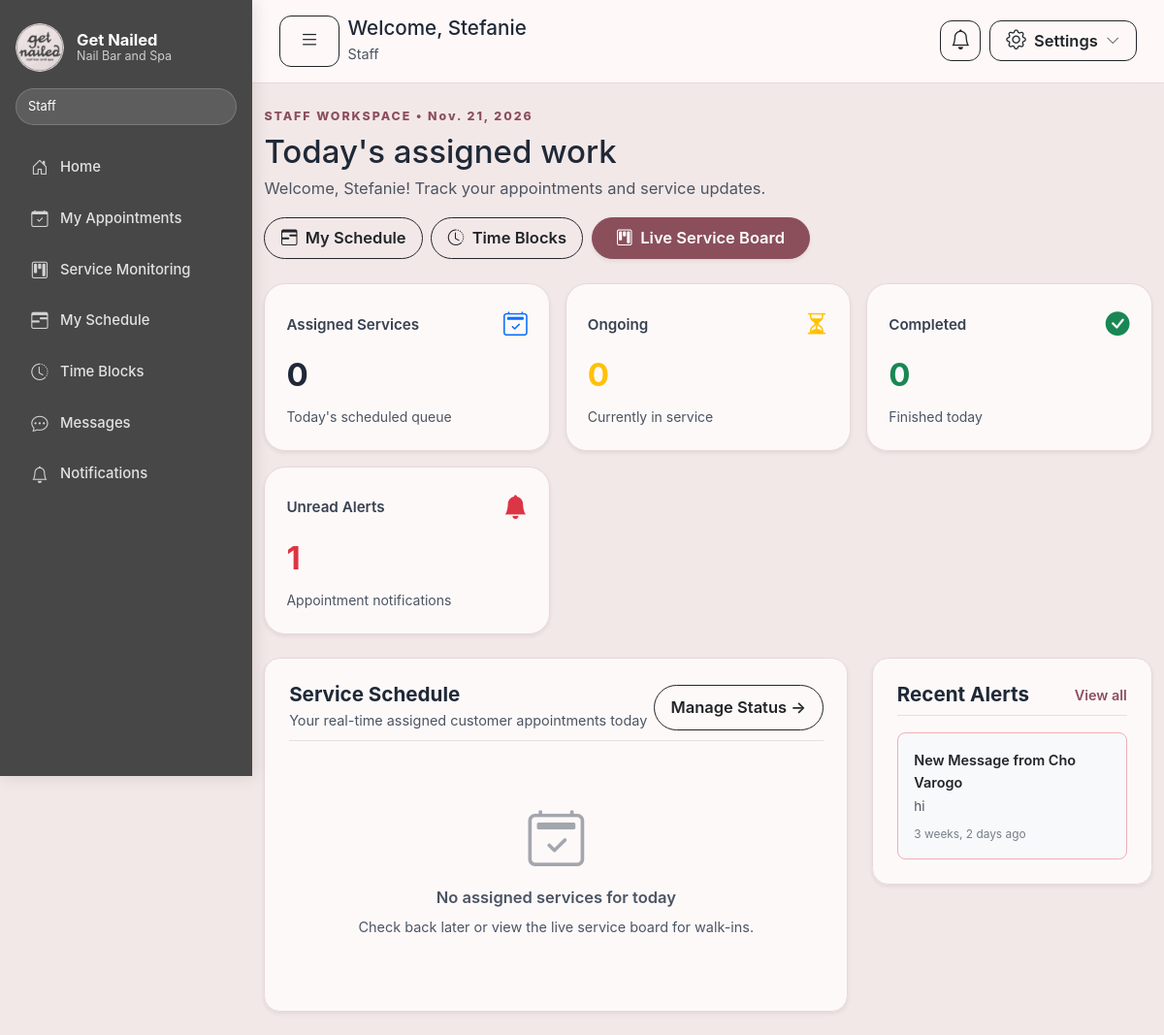
Screenshot of /dashboard/staff/ (signed in) with the database file from the repository.
### apps/accounts/models.py (models this page shows, shortened)
class User(AbstractUser):
    class Role(models.TextChoices):
        OWNER = "OWNER", "Owner / Manager"
        CASHIER = "CASHIER", "Cashier"
        STAFF = "STAFF", "Staff"
        CUSTOMER = "CUSTOMER", "Customer"
    email = models.EmailField("email address", unique=True)
    role = models.CharField(max_length=20, choices=Role.choices, default=Role.STAFF)
    phone_number = models.CharField(
        max_length=30,
        blank=True,
        validators=(validate_phone_number,),
    )
    is_active_staff_member = models.BooleanField(default=True)
    email_verified_at = models.DateTimeField(blank=True, null=True)
    is_locked = models.BooleanField(default=False)
    can_use_pos = models.BooleanField(default=False)
    can_manage_bookings = models.BooleanField(default=False)
    can_manage_customers = models.BooleanField(default=False)
    can_assign_services = models.BooleanField(default=False)
    objects = UserManager()
    USERNAME_FIELD = "email"
    REQUIRED_FIELDS = []
    class Meta:
        constraints = [
            models.UniqueConstraint(Lower("email"), name="accounts_user_email_ci_unique"),
        ]
    @property
    def is_owner(self):
        return self.role == self.Role.OWNER or self.is_superuser
    @property
    def is_cashier(self):
        return self.role == self.Role.CASHIER
    @property
    def is_service_staff(self):
        return self.role == self.Role.STAFF
    @property
    def is_customer(self):
        return self.role == self.Role.CUSTOMER

### apps/notifications/models.py (models this page shows, shortened)
class Notification(models.Model):
    class EventType(models.TextChoices):
        NEW = "NEW", "New appointment"
        APPROVED = "APPROVED", "Appointment approved"
        REJECTED = "REJECTED", "Appointment rejected"
        RESCHEDULED = "RESCHEDULED", "Appointment rescheduled"
        CANCELLED = "CANCELLED", "Appointment cancelled"
        REMINDER = "REMINDER", "Booking reminder"
        NO_SHOW_ALERT = "NO_SHOW_ALERT", "Late / No-show alert"
        MESSAGE = "MESSAGE", "Direct message"
    recipient = models.ForeignKey(
        settings.AUTH_USER_MODEL,
        on_delete=models.CASCADE,
        related_name="notifications",
    )
    appointment = models.ForeignKey(
        "bookings.Appointment",
        on_delete=models.CASCADE,
        related_name="notifications",
        blank=True,
        null=True,
    )
    event_type = models.CharField(max_length=20, choices=EventType.choices)
    title = models.CharField(max_length=160)
    message = models.CharField(max_length=500)
    read_at = models.DateTimeField(blank=True, null=True)
    created_at = models.DateTimeField(auto_now_add=True)
    class Meta:
        ordering = ("-created_at", "-pk")
        indexes = [models.Index(fields=("recipient", "read_at"), name="notification_unread_idx")]
    @property
    def is_read(self):
        return self.read_at is not None

### apps/core/views.py (the view)
# urls.py: path("dashboard/staff/", views.staff_dashboard, name="staff_dashboard"),
@authenticated_internal_user_required
def staff_dashboard(request):
    if request.user.is_cashier:
        return render(
            request,
            "dashboards/cashier.html",
            cashier_dashboard_data(request.user),
        )
    return render(
        request,
        "dashboards/staff.html",
        staff_dashboard_data(request.user),
    )

### templates/dashboards/staff.html (shortened to what this page needs)
{% extends 'base.html' %}
{% load humanize static %}
{% block content %}
<div class="page-heading service-heading flex-wrap gap-3 mb-4">
  <div>
    <div class="eyebrow">STAFF WORKSPACE &bull; {{ today }}</div>
    <h2 class="mb-1">Today's assigned work</h2>
    <p class="text-muted mb-0">Welcome, {{ user.first_name|default:user.email }}! Track your appointments and service updates.</p>
  </div>
  <div class="d-flex align-items-center flex-wrap gap-2">
    <a class="btn btn-outline-dark rounded-pill px-3 py-2 fw-semibold" href="{% url 'services:schedule_list' %}">
      <i class="bi bi-calendar3-range me-1"></i> My Schedule
    </a>
    <a class="btn btn-outline-dark rounded-pill px-3 py-2 fw-semibold" href="{% url 'services:time_block_list' %}">
      <i class="bi bi-clock-history me-1"></i> Time Blocks
    </a>
    <a class="btn btn-brand rounded-pill px-4 py-2 fw-semibold shadow-sm" href="{% url 'monitoring:index' %}">
      <i class="bi bi-kanban me-1"></i> Live Service Board
    </a>
  </div>
</div>
<div class="dashboard-kpis mb-4">
  <div class="stat-card shadow-sm">
    <div class="d-flex justify-content-between align-items-center">
      <span>Assigned Services</span>
      <i class="bi bi-calendar2-check text-primary fs-4"></i>
    </div>
    <strong class="fs-2">{{ assigned_count }}</strong>
    <small class="text-muted">Today's scheduled queue</small>
  </div>
  <div class="stat-card shadow-sm">
    <div class="d-flex justify-content-between align-items-center">
      <span>Ongoing</span>
      <i class="bi bi-hourglass-split text-warning fs-4"></i>
    </div>
    <strong class="fs-2 text-warning">{{ ongoing_count }}</strong>
    <small class="text-muted">Currently in service</small>
  </div>
  <div class="stat-card shadow-sm">
    <div class="d-flex justify-content-between align-items-center">
      <span>Completed</span>
      <i class="bi bi-check-circle-fill text-success fs-4"></i>
    </div>
    <strong class="fs-2 text-success">{{ completed_count }}</strong>
    <small class="text-muted">Finished today</small>
  </div>
  <div class="stat-card shadow-sm">
    <div class="d-flex justify-content-between align-items-center">
      <span>Unread Alerts</span>
      <i class="bi bi-bell-fill text-danger fs-4"></i>
    </div>
    <strong class="fs-2 text-danger">{{ unread_notifications }}</strong>
    <small class="text-muted">Appointment notifications</small>
  </div>
</div>
<div class="row g-4">
  <div class="col-xl-8">
    <section class="content-card shadow-sm p-4 rounded-4">
      <div class="d-flex justify-content-between align-items-center mb-3 pb-2 border-bottom">
        <div>
          <h3 class="h5 mb-0 fw-bold">Service Schedule</h3>
          <small class="text-muted">Your real-time assigned customer appointments today</small>
        </div>
        <a href="{% url 'monitoring:index' %}" class="btn btn-outline-dark btn-sm rounded-pill px-3">
          Manage Status &rarr;
        </a>
      </div>
      <div class="d-flex flex-column gap-3">
        {% for item in assigned_work %}
          <div class="p-3 rounded-3 border d-flex flex-wrap justify-content-between align-items-center gap-3" style="background: #ffffff; border-color: #ebd6de !important;">
            <div class="d-flex align-items-center gap-3">
              <div class="rounded-pill px-3 py-2 fw-bold text-center" style="background: #fdf2f4; color: var(--deep-rose, #8b4f5c); min-width: 85px;">
                <i class="bi bi-clock me-1"></i>{{ item.appointment.start_time|time:"g:i A" }}
              </div>
              <div>
                <h4 class="h6 mb-1 fw-bold text-dark">{{ item.service_name }}</h4>
                <div class="small text-muted d-flex align-items-center gap-2">
                  <span><i class="bi bi-person me-1"></i>{{ item.appointment.customer_name }}</span>
                  {% if item.appointment.branch %}
                    <span>&bull;</span>
                    <span><i class="bi bi-geo-alt me-1"></i>{{ item.appointment.branch.name }}</span>
                  {% endif %}
                </div>
              </div>
            </div>
            <div>
              {% if item.status == 'COMPLETED' %}
                <span class="badge bg-success-subtle text-success border border-success-subtle px-3 py-2 rounded-pill fw-semibold">Completed</span>
              {% elif item.status == 'IN_PROGRESS' %}
                <span class="badge bg-warning-subtle text-warning border border-warning-subtle px-3 py-2 rounded-pill fw-semibold">In Progress</span>
              {% elif item.status == 'PENDING' %}
                <span class="badge bg-secondary-subtle text-secondary border px-3 py-2 rounded-pill fw-semibold">Pending</span>
              {% else %}
                <span class="badge bg-light text-dark border px-3 py-2 rounded-pill fw-semibold">{{ item.get_status_display }}</span>
              {% endif %}
            </div>
          </div>
        {% empty %}
          <div class="text-center py-5 text-muted">
            <i class="bi bi-calendar2-check display-4 opacity-50 mb-3 d-block"></i>
            <h4 class="h6 fw-semibold">No assigned services for today</h4>
            <p class="small mb-0">Check back later or view the live service board for walk-ins.</p>
          </div>
        {% endfor %}
      </div>
    </section>
  </div>
  <div class="col-xl-4">
    <section class="content-card shadow-sm p-4 rounded-4">
      <div class="d-flex justify-content-between align-items-center mb-3 pb-2 border-bottom">
        <h3 class="h5 mb-0 fw-bold">Recent Alerts</h3>
        <a href="{% url 'notifications:index' %}" class="small text-decoration-none fw-semibold" style="color: var(--deep-rose, #8b4f5c);">
          View all
        </a>
      </div>
      <div class="d-flex flex-column gap-2.5">
        {% for notification in notifications %}
          <div class="p-3 rounded-3 border {% if not notification.is_read %}bg-light border-danger-subtle{% endif %}">
            <div class="fw-semibold text-dark small mb-1">{{ notification.title }}</div>
            <div class="text-muted small mb-2" style="font-size: 0.82rem; line-height: 1.4;">{{ notification.message }}</div>
            <small class="text-muted opacity-75 d-block" style="font-size: 0.72rem;">{{ notification.created_at|naturaltime }}</small>
          </div>
        {% empty %}
          <div class="text-center py-4 text-muted">
            <i class="bi bi-bell-slash fs-3 opacity-50 mb-2 d-block"></i>
            <span class="small">No notifications at the moment.</span>
          </div>
        {% endfor %}
      </div>
    </section>
  </div>
</div>
{% endblock %}

### templates/partials/sidebar.html (shortened to what this page needs)
{% load static %}
<aside class="sidebar" id="admin-sidebar">
  <div class="sidebar-header d-flex align-items-center justify-content-between mb-3">
    <a class="brand mb-0" href="{% url 'core:dashboard_router' %}">
      <img src="{% static 'images/get-nailed-logo.png' %}" class="brand-logo" alt="Get Nailed logo">
      <span><strong>Get Nailed</strong><small>Nail Bar and Spa</small></span>
    </a>
  </div>
  <div class="role-chip">{{ user.get_role_display }}</div>
  <nav class="sidebar-nav">
    <a href="{% url 'core:dashboard_router' %}">
      <i class="bi bi-house-door"></i>
      <span>Home</span>
    </a>
    {% if user.is_service_staff %}
      <a href="{% url 'bookings:assigned' %}">
        <i class="bi bi-calendar-check"></i>
        <span>My Appointments</span>
      </a>
      <a href="{% url 'monitoring:index' %}">
        <i class="bi bi-kanban"></i>
        <span>Service Monitoring</span>
      </a>
      <a href="{% url 'services:schedule_list' %}">
        <i class="bi bi-calendar3-range"></i>
        <span>My Schedule</span>
      </a>
      <a href="{% url 'services:time_block_list' %}">
        <i class="bi bi-clock-history"></i>
        <span>Time Blocks</span>
      </a>
    {% endif %}
    <a href="{% url 'notifications:messages' %}">
      <i class="bi bi-chat-dots"></i>
      <span>Messages</span>
    </a>
    <a href="{% url 'notifications:index' %}">
      <i class="bi bi-bell"></i>
      <span>Notifications</span>
    </a>
  </nav>
</aside>

### templates/partials/topbar.html (shortened to what this page needs)
<header class="topbar">
  <div class="d-flex align-items-center gap-2">
    <button class="btn btn-outline-dark btn-sm d-none d-lg-inline-flex" type="button" id="sidebar-collapse-toggle" aria-controls="admin-sidebar" aria-expanded="true" aria-label="Toggle side navigation" title="Toggle side navigation">
      <i class="bi bi-list fs-5"></i>
    </button>
    <div>
      <h1 class="h5 mb-0">Welcome, {{ user.first_name|default:user.email }}</h1>
      <small class="text-muted">{{ user.get_role_display }}</small>
    </div>
  </div>
  <div class="d-flex align-items-center gap-2">
    <a href="{% url 'notifications:index' %}" class="btn btn-outline-dark btn-sm position-relative d-inline-flex align-items-center justify-content-center" style="width: 42px; height: 42px; border-radius: 12px;" aria-label="Notifications" title="Notifications">
      <i class="bi bi-bell fs-5"></i>
    </a>
    <div class="dropdown">
      <button class="btn btn-outline-dark btn-sm d-inline-flex align-items-center justify-content-center gap-2 px-3" style="height: 42px; border-radius: 12px;" type="button" id="topbarSettingsDropdown" data-bs-toggle="dropdown" aria-expanded="false" title="Settings &amp; Account">
        <i class="bi bi-gear fs-5"></i>
        <span class="d-none d-sm-inline fw-semibold">Settings</span>
        <i class="bi bi-chevron-down small opacity-75"></i>
      </button>
    </div>
  </div>
</header>

### rows the page displays
User: role "Staff", first_name "Stefanie"
Notification: title "New Message from Cho Varogo", message "hi", created_at "3 weeks, 2 days ago"

### other values shown
{{ today }} "Nov. 21, 2026"
{{ assigned_count }} "0"
{{ ongoing_count }} "0"
{{ completed_count }} "0"
{{ unread_notifications }} "1"
